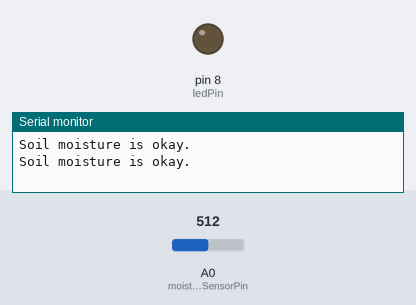
The sketch below on a simulated Arduino Uno, built with avr-gcc and run on an emulated ATmega328P. On the bench: output pins drawn as LEDs (lit = HIGH), the last lines printed to the serial monitor. Inputs (shaded band) come from the test bench; at power-on: A0 (moistureSensorPin) = 512.

Above: at 1.8 s.
1.9 s: A0 (moistureSensorPin) set to 491
At 2.9 s:
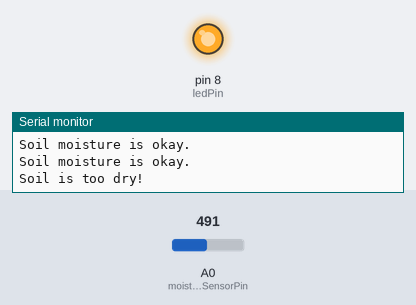
3.5 s: A0 (moistureSensorPin) set to 510
At 4.4 s:
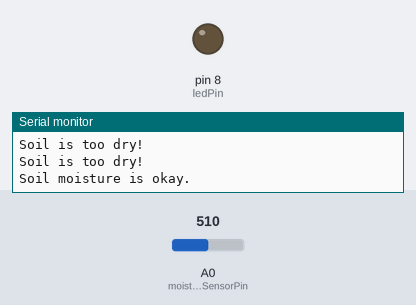
5.5 s: A0 (moistureSensorPin) set to 490
At 7.2 s:
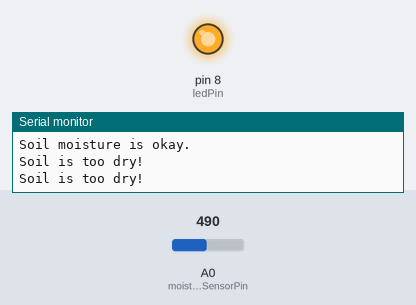
Timing chart, 0 to 8.7 s (numbered marks = the images above; inputs shaded):
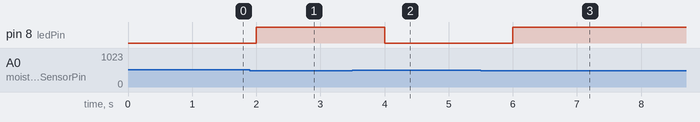

Measured:
- the behaviour switches between 500 and 499 on A0 (moistureSensorPin) (found by bisection; images 0 and 1)
- after the input at 1.9 s, pin 8 (ledPin): LOW → HIGH after 0.10 s
- after the input at 3.5 s, pin 8 (ledPin): HIGH → LOW after 0.50 s
- after the input at 5.5 s, pin 8 (ledPin): LOW → HIGH after 0.50 s

The sketch:

soilmoisture.ino
```cpp
int moistureSensorPin = A0;
int ledPin = 8;
void setup()
{
    pinMode(ledPin, OUTPUT);
    Serial.begin(9600);
}
void loop()
{
    int moistureLevel = analogRead(moistureSensorPin);
    if (moistureLevel < 500)
    {
        digitalWrite(ledPin, HIGH);
        Serial.println("Soil is too dry!");
    }
    else
    {
        digitalWrite(ledPin, LOW);
        Serial.println("Soil moisture is okay.");
    }
    delay(1000);
}
```
